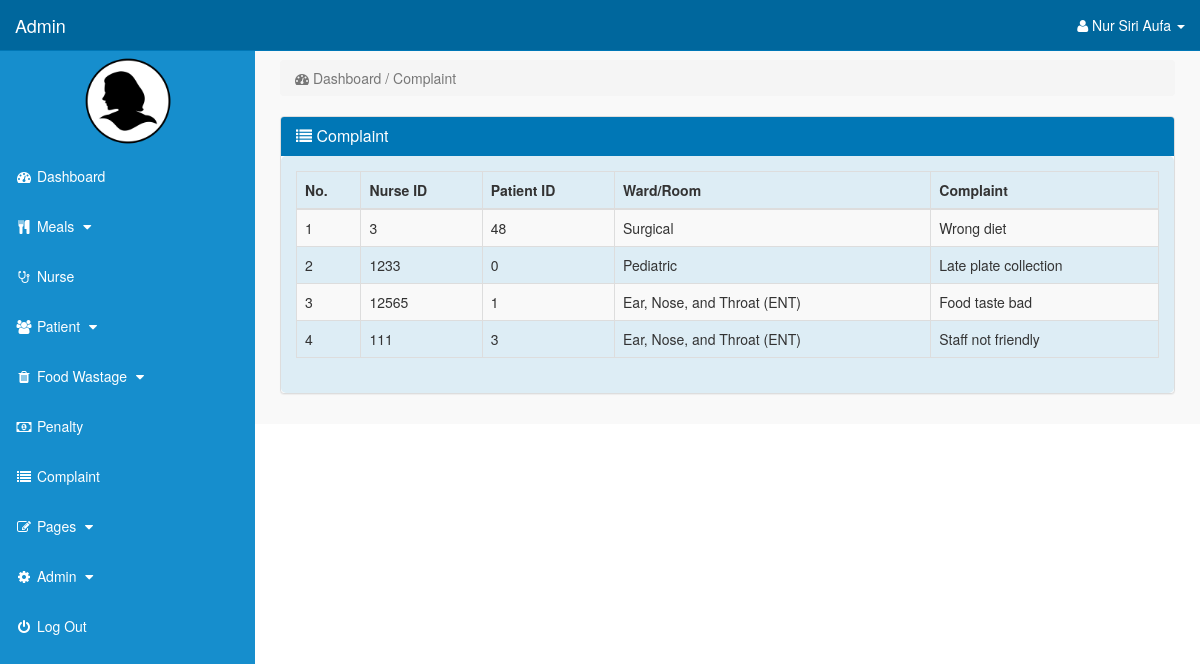
The page /admin/index.php?view_complaint=1 (signed in) on the database its author committed.
### tables this page shows
CREATE TABLE `complaint` (
  `complaint_id` int(11) NOT NULL,
  `nurse_id` int(11) NOT NULL,
  `ward_id` text NOT NULL,
  `patient_id` int(11) NOT NULL,
  `complaint_reason` text NOT NULL
);

CREATE TABLE `ward` (
  `ward_id` int(11) NOT NULL,
  `patient_ward` text NOT NULL,
  `no_beds` int(11) NOT NULL
);

### admin/view_complaint.php (the view, shortened to what this page needs)
<?php
	if(!isset($_SESSION['admin_email'])){
	echo "<script>window.open('login.php','_self')</script>";
	}
	else {
		if(isset($_GET['view_complaint'])){
			$page = $_GET['view_complaint'];
		}
	else {
		$page = 1;
	}
?>
	<div class="row">
		<div class="col-lg-12">
			<ol class="breadcrumb">
				<li class="active">
					<i class="fa fa-dashboard"></i> Dashboard / Complaint
				</li>
			</ol>
		</div>
	</div>
	<div class="row">
		<div class="col-lg-12">
			<div class="panel panel-default">
				<div class="panel-heading">
					<h3 class="panel-title">
						<i class="fa fa-list"></i> Complaint
					</h3>
				</div>
							<div class="panel-body">
							<div class="table-responsive">
								<table class="table table-bordered table-hover table-striped">
									<thead>
										<tr>
											<th>No.</th>
											<th>Nurse ID</th>
											<th>Patient ID</th>
											<th>Ward/Room</th>
											<th>Complaint</th>
										</tr>
									</thead>
									<tbody>
									<?php
										$num_per_page = 5;
										$start_from = ($page - 1)*05;
										$i= $start_from;
										$get_complaint = "select * from complaint order by complaint_id desc limit $start_from, $num_per_page";
										$run_complaint = mysqli_query($con,$get_complaint);
										while ($row_complaint = mysqli_fetch_array($run_complaint)) {
											$nurse_id = $row_complaint['nurse_id'];
											$patient_id = $row_complaint['patient_id'];
											$ward_id = $row_complaint['ward_id'];
											$complaint_reason = $row_complaint['complaint_reason'];
										$get_ward = "select * from ward where ward_id='$ward_id'";
										$run_ward = mysqli_query($con,$get_ward);
										$row_ward = mysqli_fetch_array($run_ward);
										$patient_ward = $row_ward['patient_ward'];
										$i++;
									?>
										<tr>
											<td><?php echo $i; ?></td>
											<td><?php echo $nurse_id; ?></td>
											<td><?php echo $patient_id; ?></td>
											<td><?php echo $patient_ward; ?></td>
											<td><?php echo $complaint_reason; ?></td>
										</tr>
									<?php
										}
									?>
							</tbody>
						</table>
					</div>
				</div>
			</div>
		</div>
	</div>
<?php
	}
?>

### admin/includes/sidebar.php (shortened to what this page needs)
<?php
	if(!isset($_SESSION['admin_email'])){
		echo "<script>window.open('login.php','_self')</script>";
	}
		else {
?>
	<nav class="navbar navbar-inverse navbar-fixed-top" >
		<div class="navbar-header" >
				<a class="navbar-brand" href="index.php?dashboard">Admin</a>
		</div>
		<ul class="nav navbar-right top-nav" >
			<li class="dropdown" >
				<a href="#" class="dropdown-toggle" data-toggle="dropdown" >
					<i class="fa fa-user" ></i>
						<?php echo $admin_fname; ?> <b class="caret" ></b>
				</a>
</li>
</ul>
	<div class="collapse navbar-collapse navbar-ex1-collapse">
		<ul class="nav navbar-nav side-nav">
	<center>
		<img src="admin_image/<?php echo $admin_image; ?>" width="100" height="100" >
		</center>
	<li>
		<a href="index.php?dashboard">
			<i class="fa fa-fw fa-dashboard"></i> Dashboard
		</a>
	</li>
	<li>
		<a href="#" data-toggle="collapse" data-target="#meals">
			<i class="fa fa-fw fa-cutlery""></i> Meals
				<i class="fa fa-fw fa-caret-down"></i>
	</a>
	</li>
	<li>
		<a href="index.php?view_nurse">
			<i class="fa fa-fw fa-stethoscope"></i> Nurse
		</a>
	</li>
	<li>
		<a href="#" data-toggle="collapse" data-target="#patient">
			<i class="fa fa-fw fa-users"></i> Patient
			<i class="fa fa-fw fa-caret-down"></i>
		</a>
	</li>
	<li>
		<a href="#" data-toggle="collapse" data-target="#food_wastage">
			<i class="fa fa-fw fa-trash"></i> Food Wastage
			<i class="fa fa-fw fa-caret-down"></i>
		</a>
	</li>
	<li>
		<a href="index.php?view_penalty=1">
			<i class="fa fa-fw fa-money"></i> Penalty
		</a>
	</li>
	<li>
		<a href="index.php?view_complaint=1">
			<i class="fa fa-fw fa-list"></i> Complaint
		</a>
	</li>
	<li>
		<a href="#" data-toggle="collapse" data-target="#pages">
			<i class="fa fa-fw fa-edit"> </i> Pages
			<i class="fa fa-fw fa-caret-down"></i>
		</a>
	</li>
	<li>
		<a href="#" data-toggle="collapse" data-target="#admin">
			<i class="fa fa-fw fa-gear"></i> Admin
			<i class="fa fa-fw fa-caret-down"></i>
		</a>
	</li>
	<li>
		<a href="logout.php">
			<i class="fa fa-fw fa-power-off"></i> Log Out
		</a>
	</li>
		</ul>
	</div>
</nav>
<?php
	}
?>

### admin/css/style.css (style rules this page uses)
body { margin-top:100px; }
@media (min-width: 768px) { body { margin-top:50px; } }
.top-nav { padding:0 15px; }
.top-nav>li { display:inline-block; float:left; }
.top-nav>li>a { padding-top:15px; padding-bottom:15px; line-height:20px; color:white; }
@media (min-width: 768px) { .side-nav { position:fixed; top:51px; width:255px; border-radius:0; overflow-y:auto; background-color: #168ecd; bottom:0; overflow-x:hidden; padding-bottom:40px; } }
@media (min-width: 768px) { .side-nav>li>a { width:255px; } }
.panel-body { border-radius:5px; background-color: #ddedf5 }

### rows shown on the page
complaint: nurse "3", patient "48", ward.patient_ward "Surgical", complaint_reason "Wrong diet"
complaint: nurse "1233", patient "0", ward.patient_ward "Pediatric", complaint_reason "Late plate collection"
complaint: nurse "12565", patient "1", ward.patient_ward "Ear, Nose, and Throat (ENT)", complaint_reason "Food taste bad"
complaint: nurse "111", patient "3", ward.patient_ward "Ear, Nose, and Throat (ENT)", complaint_reason "Staff not friendly"

### other values the page prints
$admin_fname "Nur Siri Aufa"
